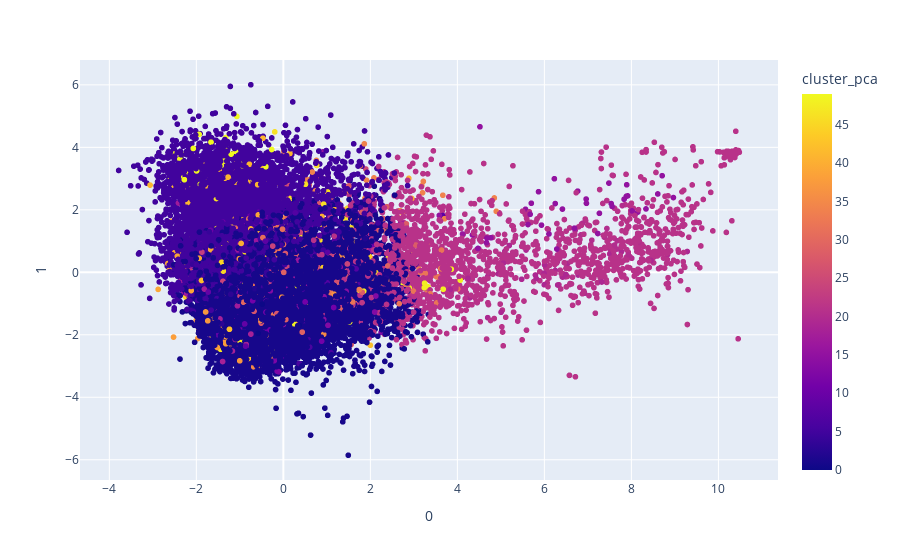

Source (notebook cell):
### Code cell
# No pca, as colunas são ordenadas pelo seu poder de explicação começando na 0 e assim sucessivamente.
# Portando, para o gráfico será selecionado as colunas 0 e 1 para plotar o gráfico pois são as que melhor
# explicam o fenômeno.

fig = px.scatter(
    projection_m, x = 0, y=1, color='cluster_pca', hover_data = [0, 1, 'song'])
fig.show()

### Figure 1 — Plotly figure (JSON) as saved in the notebook; plotly's stock layout.template omitted (floating-point values rounded to 4 significant figures; data arrays with more than 128 entries replaced by an {"elided": "..."} marker saying what was removed)
{"data": [{"customdata": {"elided": "20311x1 str values"}, "hovertemplate": "0=%{x}<br>1=%{y}<br>song=%{customdata[0]}<br>cluster_pca=%{marker.color}<extra></extra>", "legendgroup": "", "marker": {"color": {"elided": "20311 int values"}, "coloraxis": "coloraxis", "symbol": "circle"}, "mode": "markers", "name": "", "showlegend": false, "type": "scattergl", "x": {"elided": "20311 float values"}, "xaxis": "x", "y": {"elided": "20311 float values"}, "yaxis": "y"}], "layout": {"coloraxis": {"colorbar": {"title": {"text": "cluster_pca"}}, "colorscale": [[0, "#0d0887"], [0.1111, "#46039f"], [0.2222, "#7201a8"], [0.3333, "#9c179e"], [0.4444, "#bd3786"], [0.5556, "#d8576b"], [0.6667, "#ed7953"], [0.7778, "#fb9f3a"], [0.8889, "#fdca26"], [1, "#f0f921"]]}, "legend": {"tracegroupgap": 0}, "margin": {"t": 60}, "xaxis": {"anchor": "y", "domain": [0, 1], "title": {"text": "0"}}, "yaxis": {"anchor": "x", "domain": [0, 1], "title": {"text": "1"}}}}
